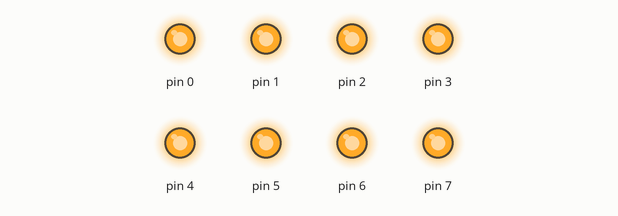
This sketch was run on a simulated Arduino Uno, built with avr-gcc and run on an emulated ATmega328P. On the bench: output pins drawn as LEDs (lit = HIGH).

Above: at 0.05 s.
At 2.75 s:
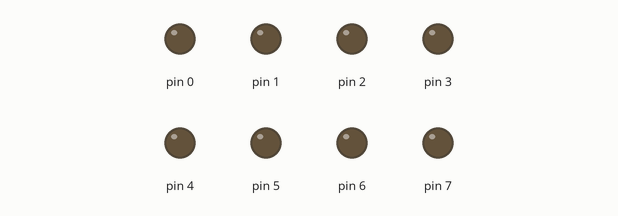
Timing chart, 0 to 3.0 s (numbered marks = the images above):
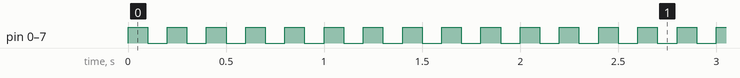

Measured:
- by itself, pin 0–7: alternates HIGH for 0.10 s and LOW for 0.10 s

The sketch:

ESDI1.2.ino
```cpp
/****************************
Author:Asha Patel
Title:Flash/toggle/on off eight LEDs.
Date:02/09/2017
Email:15it073@charusat.edu.in
*****************************/

void setup() {
  // put your setup code here, to run once:
  for(int i=0;i<8;i++)
  {
    pinMode(i,OUTPUT);
  }
}

int num[]={0xff,0x00};

void loop() {
   // put your main code here, to run repeatedly:
  for(int i=0;i<2;i++)
  {
      PORTD=num[i];
      delay(100);
  }


}
```
